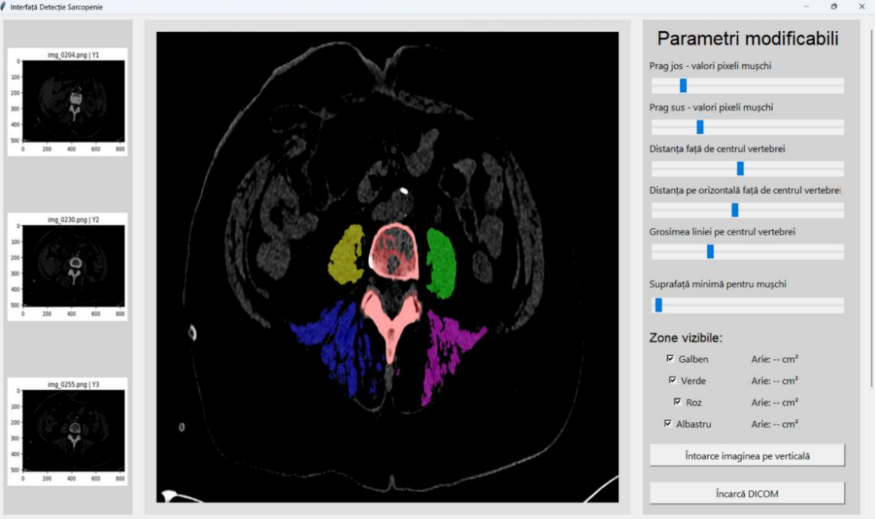
#> input picture image.png, 1750 x 1037 px (shown at 1/2 size); its folder holds only this picture in this run
$ python -i extractMasks.py   (imports and definitions only)
#> lines starting #> are read from the running program, lines starting #| are printed output that depends on the picture; after the words box and inside, x2 and y2 are one past the last pixel; in counts of white or black regions, pixels touching at a corner belong together
import os
import pydicom
import numpy as np
import cv2

input_folder = "P2.1_3. Baza de date CT sarcopenie/Antal Viorica/ANTAL VIORICA 20240326133207/01_CT AbdomenPelvis Nativ(Adult)/02_AbdomenPelvis 1,50 Br40 ax"
output_image_folder = "dataset/images"
output_mask_folder = "dataset/masks"
# [2 lines not run here, left out]

def generate_precise_mask(hu_image):
    bone_mask = (hu_image > 100).astype(np.uint8)

    h, w = bone_mask.shape
    spine_mask = np.zeros_like(bone_mask)
    spine_mask[int(h*0.2):int(h*0.9), int(w*0.2):int(w*0.9)] = 1
    bone_mask = bone_mask * spine_mask

    num_labels, labels, stats, centroids = cv2.connectedComponentsWithStats(bone_mask, connectivity=8)

    vertebra_mask = np.zeros_like(bone_mask)
    used = set()
    for i in range(1, num_labels):
        if i in used:
            continue
        ci = centroids[i]
        region_mask = (labels == i).astype(np.uint8)
        group = region_mask.copy()

        for j in range(i + 1, num_labels):
            if j in used:
                continue
            cj = centroids[j]
            dist = np.linalg.norm(ci - cj)
            if dist < 100:
                group = group | (labels == j).astype(np.uint8)
                used.add(j)
        used.add(i)

        if cv2.countNonZero(group) > cv2.countNonZero(vertebra_mask):
            vertebra_mask = group

    kernel = np.ones((3, 3), np.uint8)
    vertebra_mask = cv2.morphologyEx(vertebra_mask, cv2.MORPH_CLOSE, kernel, iterations=2)

    return vertebra_mask

def generate_image_and_mask(dcm_path, idx):
    ds = pydicom.dcmread(dcm_path)
    image = ds.pixel_array.astype(np.float32)
    intercept = getattr(ds, 'RescaleIntercept', 0)
    slope = getattr(ds, 'RescaleSlope', 1)
    hu = image * slope + intercept
    bone_mask = generate_precise_mask(hu)

    img_name = f"img_{idx:04d}.png"
    mask_name = f"mask_{idx:04d}.png"
    cv2.imwrite(os.path.join(output_image_folder, img_name), hu)
    cv2.imwrite(os.path.join(output_mask_folder, mask_name), bone_mask * 255)

# [5 lines not run here, left out]

>>> import cv2
>>> picture = cv2.imread('image.png', cv2.IMREAD_GRAYSCALE)
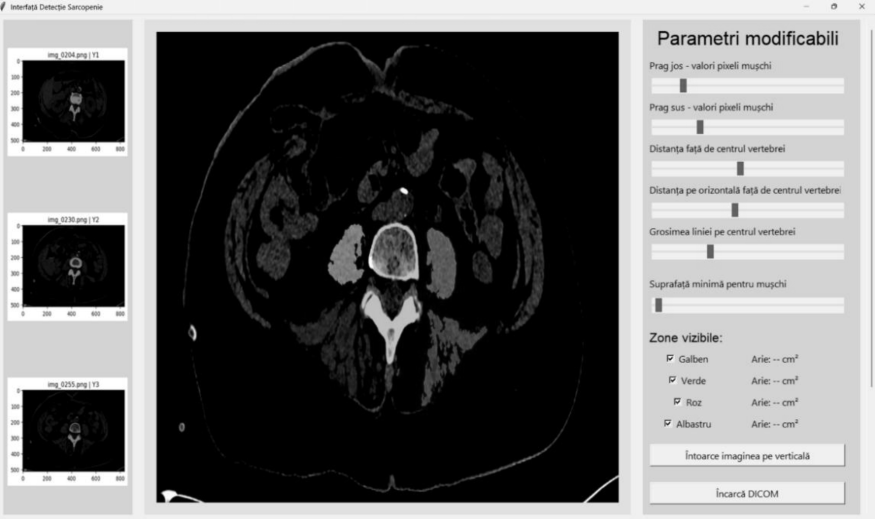
#> picture: shape (1037, 1750) (shown at 1/2 size); min 0, max 255, mean 106.5
>>> result = generate_precise_mask(picture)
#> in generate_precise_mask, `bone_mask = (hu_image > 100).astype(np.uint8)`:
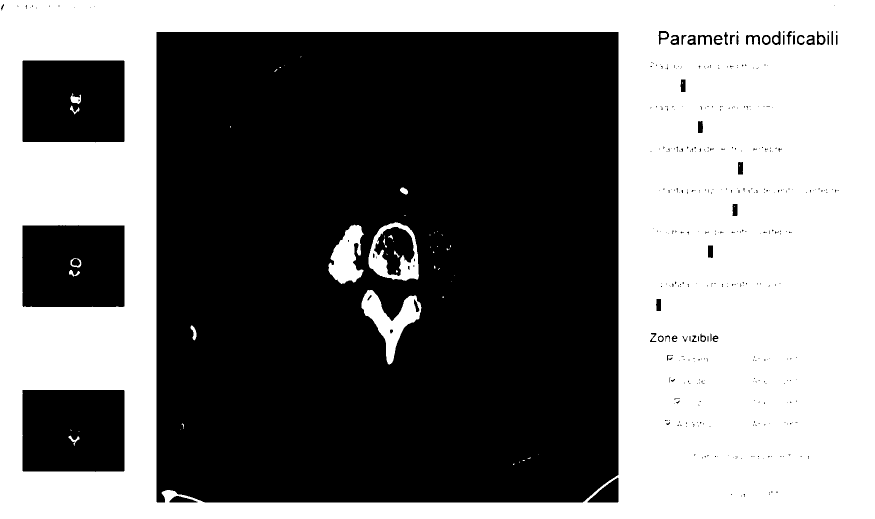
#> bone_mask: shape (1037, 1750) (shown at 1/2 size); values 0 (black) and 1 (white), 47.2% white; 64 white regions (39 under 20 px), largest, box (x1, y1, x2, y2) and area: (0, 0, 1750, 1037) 839181, (723, 580, 843, 729) 6481, (657, 449, 728, 568) 5048
#> in generate_precise_mask, `bone_mask = bone_mask * spine_mask`:
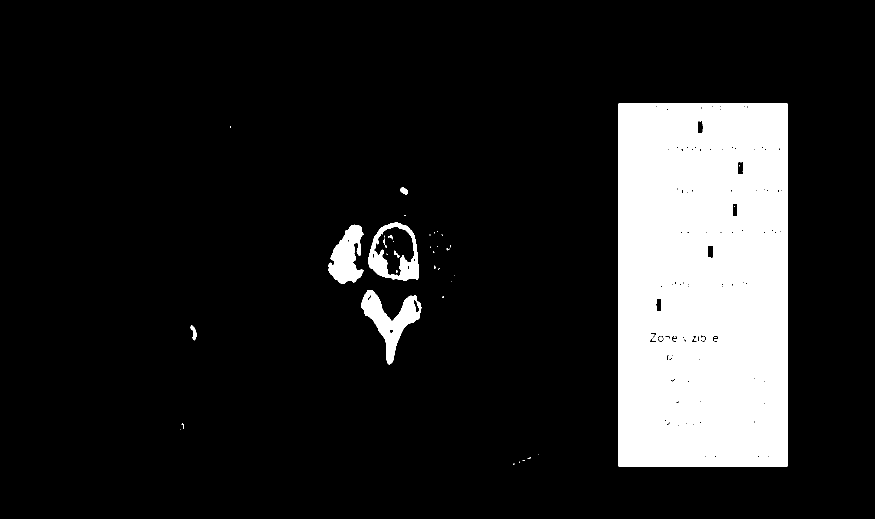
#> bone_mask: shape (1037, 1750) (shown at 1/2 size); values 0 (black) and 1 (white), 14.3% white; 44 white regions (32 under 20 px), largest, box (x1, y1, x2, y2) and area: (1237, 207, 1575, 933) 242247, (723, 580, 843, 729) 6481, (657, 449, 728, 568) 5048
#> in generate_precise_mask, `num_labels, labels, stats, centroids = cv2.connectedComponentsWithStat..`:
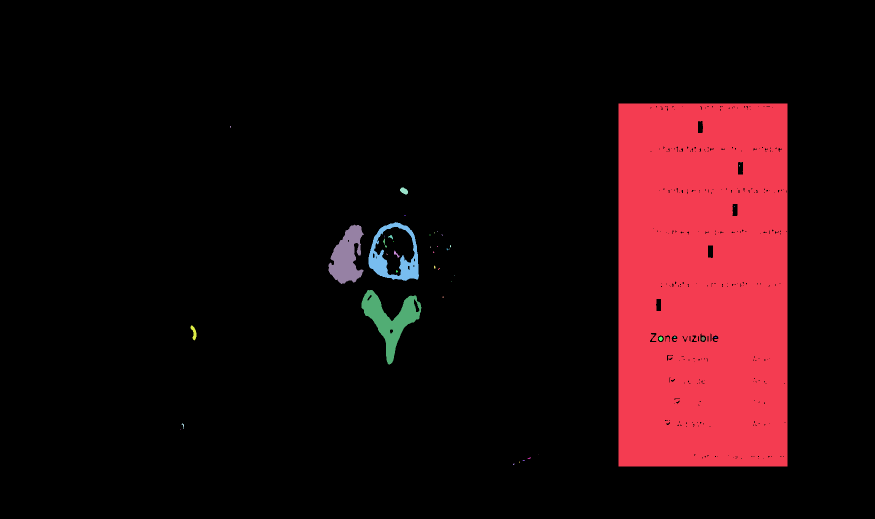
#> labels: shape (1037, 1750) int32 (shown at 1/2 size); 45 distinct labels, from 0 to 44; one colour per label, 0 black
#> in generate_precise_mask, `num_labels, labels, stats, centroids = cv2.connectedComponentsWithStat..`: num_labels = 45; stats = 45 rows, first 6: [0, 0, 1750, 1037, 1555796], [1237, 207, 338, 726, 242247], [460, 252, 2, 4, 5], [1481, 325, 2, 1, 2], [1479, 330, 1, 3, 3], [800, 375, 16, 14, 154]; centroids = 45 pairs, first value 361 to 1481.5, second value 253.4 to 928
#> the loop in generate_precise_mask, `for i in range(1, num_labels):` made 44 passes
#> ci on passes 1, 2, 3, 5, 8, 10, 30, 31, 33, 34, 37, 38: [1405.4, 570.1], [460.4, 253.4], [1481.5, 325], [807.7, 381.4], [788.2, 515.1], [874.5, 463], [903, 563], [780.5, 639.5], [387.4, 664.9], [1321, 677.1], [1430.8, 674.4], [365.9, 850.7]
#> pass 1, in generate_precise_mask, `region_mask = (labels == i).astype(np.uint8)`:
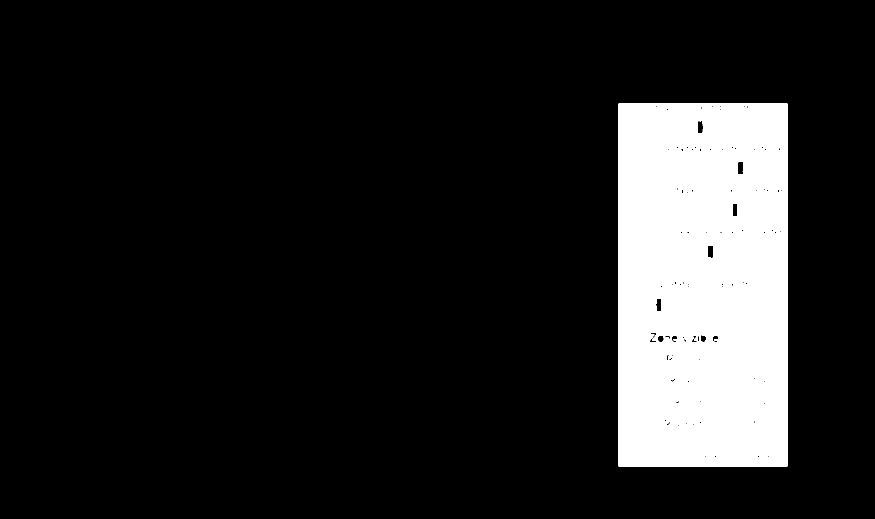
#> region_mask: shape (1037, 1750) (shown at 1/2 size); values 0 (black) and 1 (white), 13.3% white; 1 white region, box (x1, y1, x2, y2) and area: (1237, 207, 1575, 933) 242247
#> pass 2, in generate_precise_mask, `region_mask = (labels == i).astype(np.uint8)`:
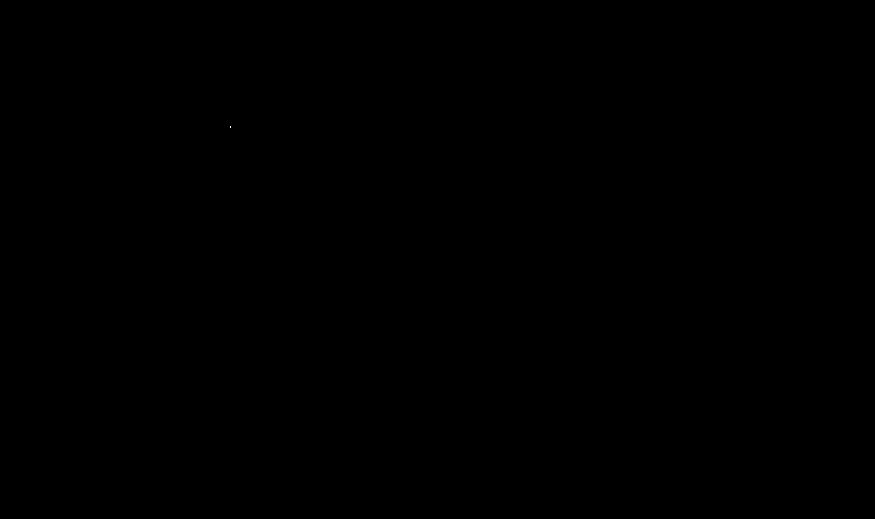
#> region_mask: shape (1037, 1750) (shown at 1/2 size); values 0 (black) and 1 (white), 0% white in thin lines or dots, all inside (x1, y1, x2, y2) = (460, 252, 462, 256)
#> after the loop in generate_precise_mask, `for i in range(1, num_labels):`: group: shape (1037, 1750); values 0 (black) and 1 (white), 0% white in thin lines or dots, all inside (x1, y1, x2, y2) = (1026, 908, 1077, 930)
#> after the loop in generate_precise_mask, `for i in range(1, num_labels):`: used = 44 items
#> in generate_precise_mask, `vertebra_mask = cv2.morphologyEx(vertebra_mask, cv2.MORPH_CLOSE, kerne..`: vertebra_mask: shape (1037, 1750); values 0 (black) and 1 (white), 13.4% white; 1 white region, box (x1, y1, x2, y2) and area: (1237, 207, 1575, 933) 243912
